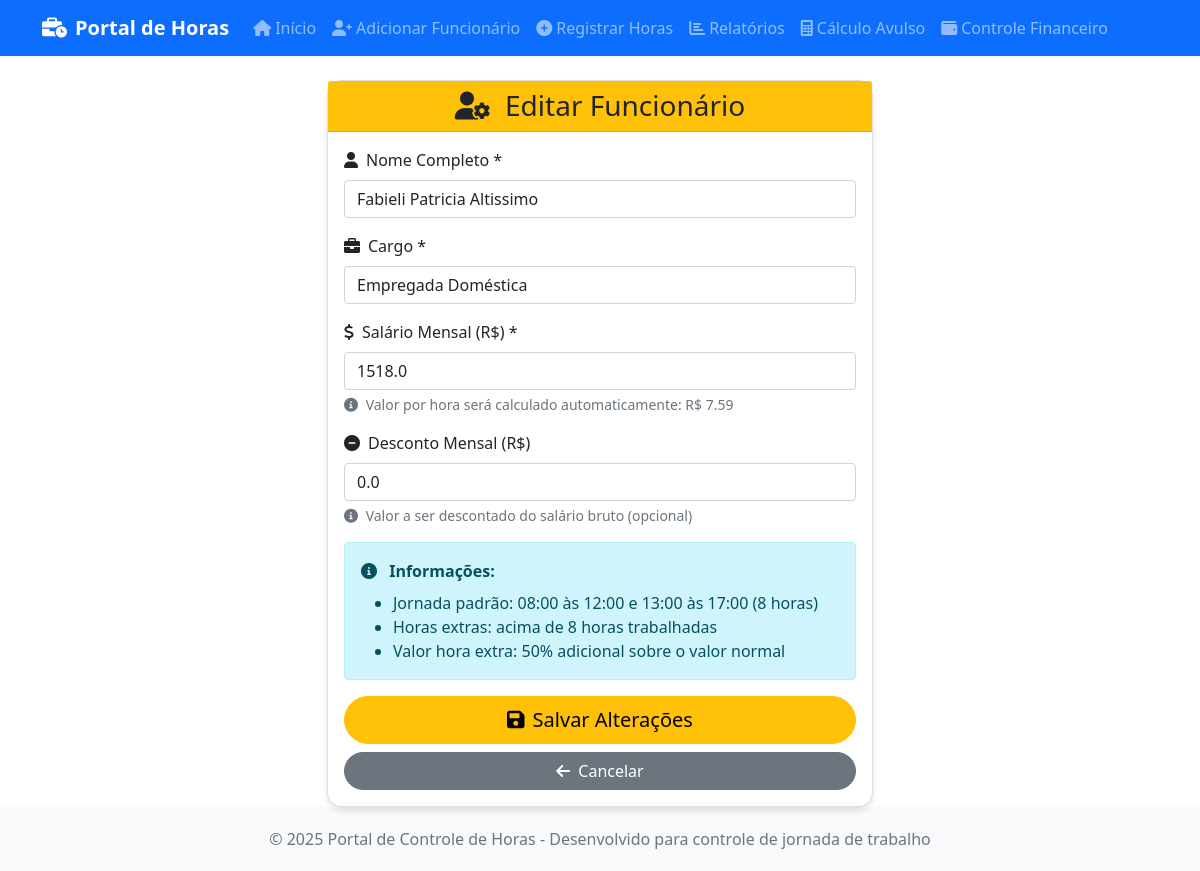
Screenshot of /editar_funcionario/Fabieli Patricia Altissimo with the database file from the repository.
### tables this page shows
CREATE TABLE funcionarios (
            id INTEGER PRIMARY KEY AUTOINCREMENT,
            nome TEXT NOT NULL UNIQUE,
            cargo TEXT NOT NULL,
            salario_mensal REAL NOT NULL,
            salario_hora REAL NOT NULL,
            horas_mensais INTEGER NOT NULL DEFAULT 220,
            data_cadastro DATE NOT NULL,
            ativo BOOLEAN NOT NULL DEFAULT 1,
            created_at TIMESTAMP DEFAULT CURRENT_TIMESTAMP,
            updated_at TIMESTAMP DEFAULT CURRENT_TIMESTAMP
        , desconto REAL DEFAULT 0.00);

### index.py (the view, shortened to what this page needs)
@app.route('/editar_funcionario/<nome>', methods=['GET', 'POST'])
def editar_funcionario(nome):
    query = "SELECT * FROM funcionarios WHERE nome = ?"
    funcionario_data = DatabaseManager.execute_query(query, (nome,), fetch_one=True)
    if not funcionario_data:
        flash('Funcionário não encontrado!', 'error')
        return redirect(url_for('index'))
    return render_template('editar_funcionario.html', funcionario_data=funcionario_data)

### index.py (called while the page is built)
    @staticmethod
    def get_connection():
        conn = sqlite3.connect(DB_FILE)
        conn.row_factory = sqlite3.Row  # Permite acesso por nome de coluna
        return conn

    @staticmethod
    def execute_query(query, params=None, fetch_one=False, fetch_all=False):
        conn = DatabaseManager.get_connection()
        try:
            cursor = conn.cursor()
            if params:
                cursor.execute(query, params)
            else:
                cursor.execute(query)
            if fetch_one:
                result = cursor.fetchone()
                return dict(result) if result else None
            elif fetch_all:
                results = cursor.fetchall()
                return [dict(row) for row in results] if results else []
            else:
                conn.commit()
                return cursor.lastrowid
        finally:
            conn.close()

### templates/editar_funcionario.html (shortened to what this page needs)
{% extends "base.html" %}
{% block content %}
<div class="row justify-content-center">
    <div class="col-md-8 col-lg-6">
        <div class="card">
            <div class="card-header bg-warning text-dark text-center">
                <h3 class="mb-0">
                    <i class="fas fa-user-cog me-2"></i>
                    Editar Funcionário
                </h3>
            </div>
            <div class="card-body">
                <form method="POST">
                    <div class="mb-3">
                        <label for="nome" class="form-label">
                            <i class="fas fa-user me-2"></i>Nome Completo *
                        </label>
                        <input type="text" class="form-control" id="nome" name="nome"
                               value="{{ funcionario_data.nome }}" required>
                    </div>
                    <div class="mb-3">
                        <label for="cargo" class="form-label">
                            <i class="fas fa-briefcase me-2"></i>Cargo *
                        </label>
                        <input type="text" class="form-control" id="cargo" name="cargo"
                               value="{{ funcionario_data.cargo }}" required
                               placeholder="Ex: Assistente Administrativo">
                    </div>
                    <div class="mb-3">
                        <label for="salario_mensal" class="form-label">
                            <i class="fas fa-dollar-sign me-2"></i>Salário Mensal (R$) *
                        </label>
                        <input type="number" class="form-control" id="salario_mensal" name="salario_mensal"
                               value="{{ funcionario_data.salario_mensal or (funcionario_data.salario_hora * 200) if funcionario_data.salario_hora else 1518.00 }}" required
                               step="0.01" min="0" placeholder="1518.00">
                        <div class="form-text">
                            <i class="fas fa-info-circle me-1"></i>
                            Valor por hora será calculado automaticamente: R$ <span id="valor_hora">{{ "%.2f"|format((funcionario_data.salario_mensal or (funcionario_data.salario_hora * 200) if funcionario_data.salario_hora else 1518.00) / 200) }}</span>
                        </div>
                    </div>
                    <div class="mb-3">
                        <label for="desconto" class="form-label">
                            <i class="fas fa-minus-circle me-2"></i>Desconto Mensal (R$)
                        </label>
                        <input type="number" class="form-control" id="desconto" name="desconto"
                               value="{{ funcionario_data.desconto or 0.00 }}"
                               step="0.01" min="0" placeholder="0.00">
                        <div class="form-text">
                            <i class="fas fa-info-circle me-1"></i>
                            Valor a ser descontado do salário bruto (opcional)
                        </div>
                    </div>
                    <div class="alert alert-info" role="alert">
                        <i class="fas fa-info-circle me-2"></i>
                        <strong>Informações:</strong>
                        <ul class="mb-0 mt-2">
                            <li>Jornada padrão: 08:00 às 12:00 e 13:00 às 17:00 (8 horas)</li>
                            <li>Horas extras: acima de 8 horas trabalhadas</li>
                            <li>Valor hora extra: 50% adicional sobre o valor normal</li>
                        </ul>
                    </div>
                    <div class="d-grid gap-2">
                        <button type="submit" class="btn btn-warning btn-lg btn-custom">
                            <i class="fas fa-save me-2"></i>Salvar Alterações
                        </button>
                        <a href="{{ url_for('visualizar_funcionario', nome=nome) }}" class="btn btn-secondary btn-custom">
                            <i class="fas fa-arrow-left me-2"></i>Cancelar
                        </a>
                    </div>
                </form>
            </div>
        </div>
    </div>
</div>
{% endblock %}

### templates/base.html (style rules this page uses)
.card { border-radius: 15px; box-shadow: 0 4px 6px rgba(0, 0, 0, 0.1); }
.btn-custom { border-radius: 25px; }

### rows the page displays
funcionarios: nome "Fabieli Patricia Altissimo", cargo "Empregada Doméstica", salario_mensal "1518.0", salario_hora+salario_mensal "7.59", desconto "0.0"
